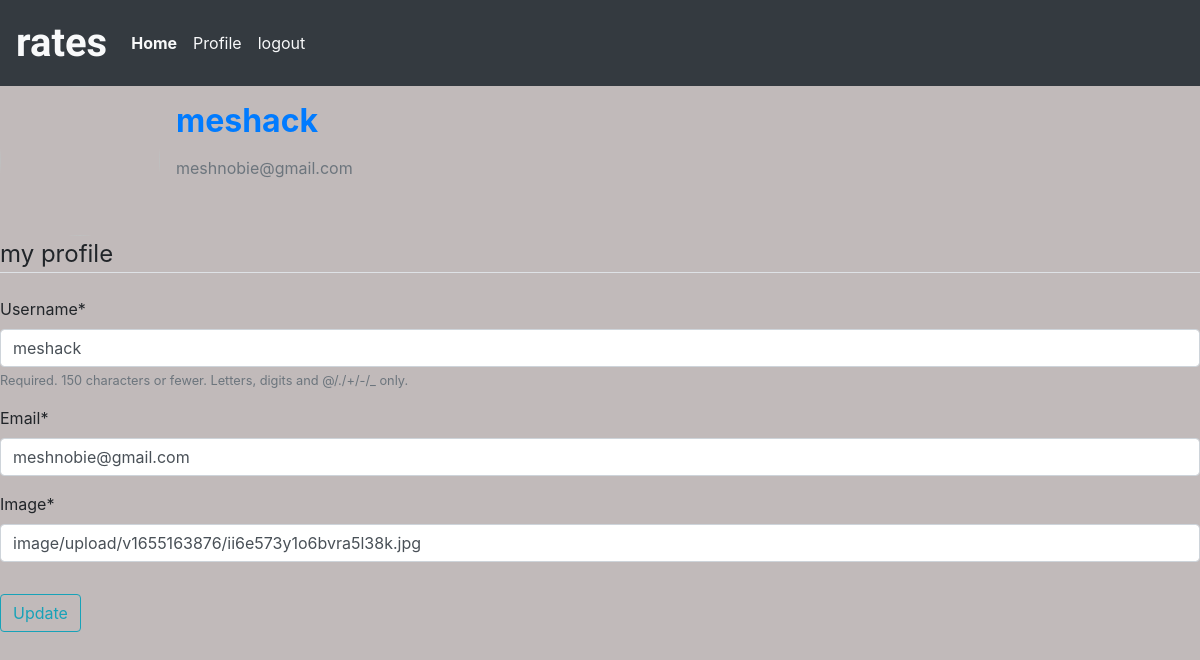
The app's page /profile/ (signed in), older data.
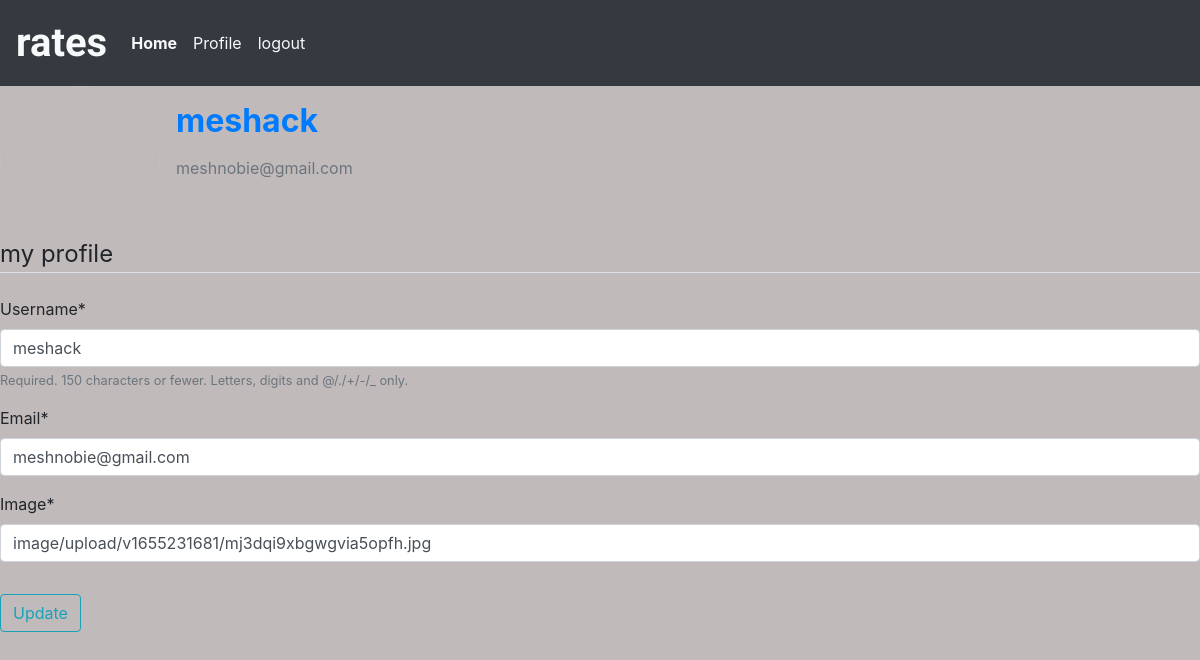
The same page, newer data.
### users/models.py (models this page shows, shortened)
class Profile(models.Model):
    user = models.OneToOneField(User, on_delete=models.CASCADE)
    username = models.CharField(max_length=50, null=True, blank=True)
    location = models.CharField(max_length=50, null=True, blank=True)
    picture = CloudinaryField('image')

### users/views.py (the view)
# urls.py: path('profile/', user_views.profile, name='profile'),
@login_required
def profile(request):
    if request.method == 'POST':
        u_form = UserUpdateForm(request.POST, instance=request.user)
        p_form = ProfileUpdateForm(request.POST,
                                  request.FILES,
                                  instance=request.user.profile)
        if u_form.is_valid() and p_form.is_valid():
            u_form.save()
            p_form.save()
            messages.success(request, f'Your profile has been updated')
            return redirect('profile')
    else:
        u_form = UserUpdateForm(instance=request.user)
        p_form = ProfileUpdateForm(instance=request.user.profile)
    context = {
        'u_form': u_form,
        'p_form': p_form
    }
    return render(request, 'users/profile.html', context)

### users/forms.py
class UserUpdateForm(forms.ModelForm):
    email = forms.EmailField()
    class Meta:
        model = User
        fields = ['username', 'email']

class ProfileUpdateForm(forms.ModelForm):
    class Meta:
        model = Profile
        fields = ['picture']

### users/templates/users/profile.html (shortened to what this page needs)
{% extends "ratings/base.html" %}
{% load crispy_forms_tags %}
{% block content %}
   <div class="conten-section">
      <div class="media">
         <img class="rounded-circle account-image" src="{{ user.profile.picture.url }}" alt="" height="150px" width="160px">
         <div class="media-body">
             <h2 class="account-heading m-3 text-primary"><b> {{ user.username }} </b></h2>
             <p class="text-secondary m-3">{{ user.email }}</p>
        </div>
    </div>
    <form action="" method="POST" enctype="multipart/form-data">
        <fieldset class="form-group">
             <legend class="border-bottom mb-4">
                 my profile
             </legend>
             {{ u_form|crispy }}
             {{ p_form|crispy }}
        </fieldset>
        <div class="form-group">
           <button class="btn btn-outline-info" type="submit">Update</button>
        </div>
    </form>
</div>
{% endblock content %}

### ratings/templates/ratings/base.html (shortened to what this page needs)
<!DOCTYPE html>
<html lang="en">
<head>
    <link rel="stylesheet" href="https://cdnjs.cloudflare.com/ajax/libs/font-awesome/6.0.0/css/all.min.css" />
    <link rel="stylesheet" href="https://cdn.jsdelivr.net/npm/bootstrap@4.3.1/dist/css/bootstrap.min.css"
>
</head>
<body style="background-color: rgb(193, 186, 186);">
    {% include "nav.html" %}
    {% block content %}
    {% endblock %}
</body>
</html>

### ratings/templates/nav.html (shortened to what this page needs)
<nav class="navbar navbar-expand-lg bg-dark">
    <a class="navbar-brand text-light font-weight-bold" style="font-family: 'Merienda'; font-size: 40px;" href="{% url 'index' %}">rates</a>
    <div class="collapse navbar-collapse text-center" id="navbarSupportedContent">
      <ul class="navbar-nav mr-auto">
        <li class="nav-item active">
          <a class="nav-link text-light" href="{% url 'index' %}"><b>Home</b> <span class="sr-only">(current)</span></a>
        </li>
          {% if user.is_authenticated %}
          <a class="nav-link text-light" href="{% url 'profile' %}">Profile</a>
          <a class="nav-link text-light" href="{% url 'logout' %}">logout</a>
          {% endif %}
      </ul>
    </div>
  </nav>

Row changes from the older to the newer data that the page shows:
changed Profile: picture "image/upload/v1655163876/ii6e573y1o6bvra5l38k.jpg" → "image/upload/v1655231681/mj3dqi9xbgwgvia5opfh.jpg"
